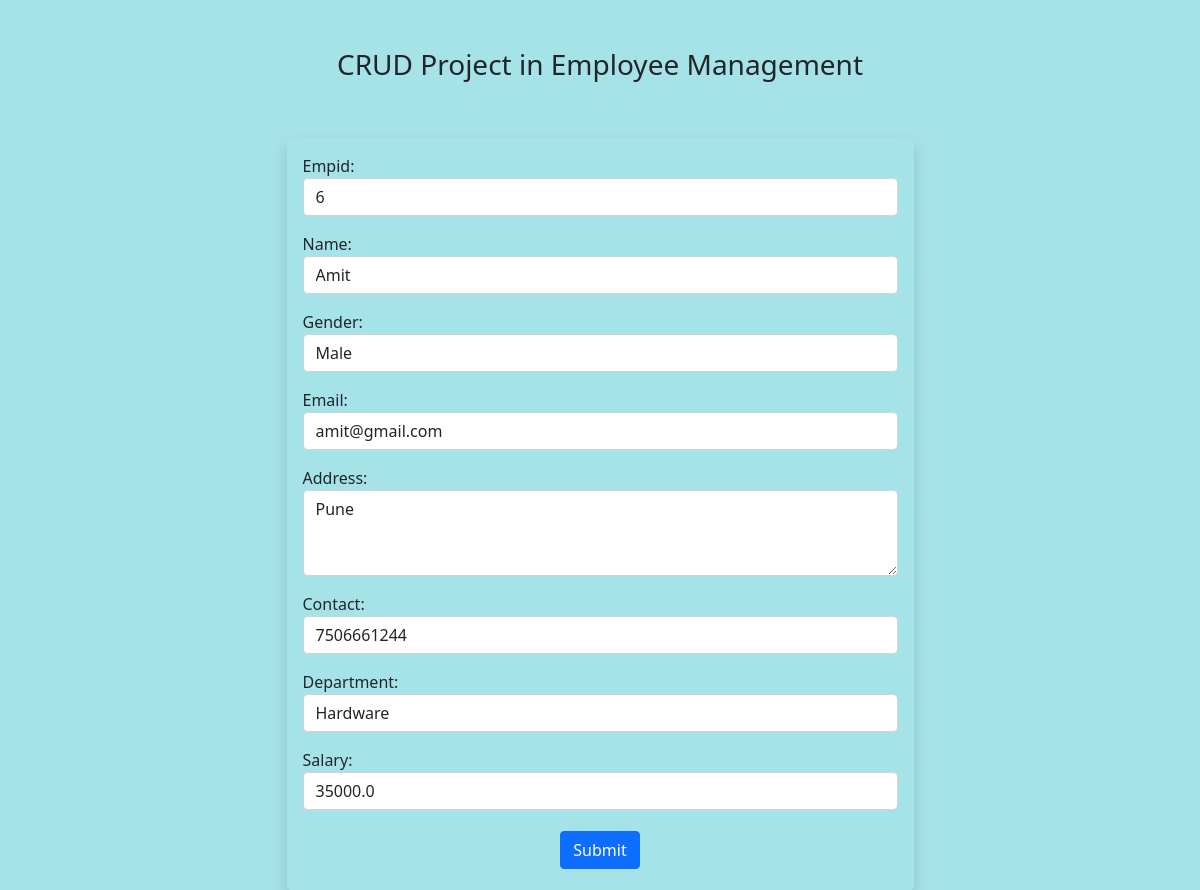
The app's page /update-employee/6/ with its own data.
### emp/models.py (models this page shows)
class Employee(models.Model):
    GENDER_CHOICES = [
        ('M', 'Male'),
        ('F', 'Female'),
]
    Empid = models.IntegerField()
    Name = models.CharField(max_length=60)
    Gender = models.CharField(max_length=1, choices=GENDER_CHOICES)
    Email = models.CharField(max_length=75)
    Address = models.CharField(max_length=150)
    Contact = models.IntegerField()
    Department = models.CharField(max_length=80)
    Salary = models.CharField(max_length=10)

### emp/views.py (the view, shortened to what this page needs)
# urls.py: path('update-employee/<int:id>/', Update_Employee.as_view(), name='update-employee'),
class Update_Employee(View):
    def get(self, request,id):
        emps = Employee.objects.get(id=id)
        fm = AddEmployeeForm(instance=emps)
        return render(request, 'emp/update-employee.html', {'form':fm})

### emp/templates/emp/update-employee.html (shortened to what this page needs)
{% extends "emp/base.html" %}
{% block main-content %}
<section class="container">
    <div class="row justify-content-around text-center mt-5">
        <div class="col-sm-7">
            <h3>CRUD Project in Employee Management</h3>
        </div>
        <div class="row justify-content-around mt-5">
            <div class="col-sm-7">
                <form action="" method="POST" class="bg-black p-3 rounded shadow">
                    {{ form.as_p }}
                    <input type="submit" value="Submit" class="btn btn-primary">
                </form>
        </div>
    </div>
{% endblock main-content %}

### emp/static/css/base.css (style rules this page uses)
body { background-color: #A6E3E9; }
.btn { margin: 5px; }
label { text-align: left; display: block; }

### records on screen
Employee: Empid "6", Name "Amit", Gender "Male", Email "amit@gmail.com", Address "Pune", Contact "7506661244", Department "Hardware", Salary "35000.0"
